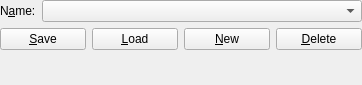
<ui version="4.0" >
 <author></author>
 <comment></comment>
 <exportmacro></exportmacro>
 <class>GroupOptionsBase</class>
 <widget class="QWidget" name="GroupOptionsBase" >
  <property name="geometry" >
   <rect>
    <x>0</x>
    <y>0</y>
    <width>362</width>
    <height>85</height>
   </rect>
  </property>
  <layout class="QGridLayout" >
   <property name="margin" >
    <number>0</number>
   </property>
   <property name="spacing" >
    <number>6</number>
   </property>
   <item row="0" column="0" >
    <widget class="QLabel" name="l_name" >
     <property name="text" >
      <string>N&amp;ame:</string>
     </property>
     <property name="buddy" >
      <cstring>ps_name</cstring>
     </property>
    </widget>
   </item>
   <item row="1" column="0" colspan="2" >
    <layout class="QHBoxLayout" >
     <property name="margin" >
      <number>0</number>
     </property>
     <property name="spacing" >
      <number>6</number>
     </property>
     <item>
      <widget class="QPushButton" name="ps_store" >
       <property name="sizePolicy" >
        <sizepolicy>
         <hsizetype>3</hsizetype>
         <vsizetype>1</vsizetype>
         <horstretch>0</horstretch>
         <verstretch>0</verstretch>
        </sizepolicy>
       </property>
       <property name="text" >
        <string>&amp;Save</string>
       </property>
      </widget>
     </item>
     <item>
      <widget class="QPushButton" name="ps_recall" >
       <property name="sizePolicy" >
        <sizepolicy>
         <hsizetype>3</hsizetype>
         <vsizetype>1</vsizetype>
         <horstretch>0</horstretch>
         <verstretch>0</verstretch>
        </sizepolicy>
       </property>
       <property name="text" >
        <string>&amp;Load</string>
       </property>
      </widget>
     </item>
     <item>
      <widget class="QPushButton" name="ps_new" >
       <property name="sizePolicy" >
        <sizepolicy>
         <hsizetype>3</hsizetype>
         <vsizetype>1</vsizetype>
         <horstretch>0</horstretch>
         <verstretch>0</verstretch>
        </sizepolicy>
       </property>
       <property name="text" >
        <string>&amp;New</string>
       </property>
      </widget>
     </item>
     <item>
      <widget class="QPushButton" name="ps_del" >
       <property name="sizePolicy" >
        <sizepolicy>
         <hsizetype>3</hsizetype>
         <vsizetype>1</vsizetype>
         <horstretch>0</horstretch>
         <verstretch>0</verstretch>
        </sizepolicy>
       </property>
       <property name="text" >
        <string>&amp;Delete</string>
       </property>
      </widget>
     </item>
    </layout>
   </item>
   <item row="0" column="1" >
    <widget class="QComboBox" name="ps_name" >
     <property name="sizePolicy" >
      <sizepolicy>
       <hsizetype>3</hsizetype>
       <vsizetype>0</vsizetype>
       <horstretch>0</horstretch>
       <verstretch>0</verstretch>
      </sizepolicy>
     </property>
    </widget>
   </item>
   <item row="2" column="1" >
    <spacer>
     <property name="orientation" >
      <enum>Qt::Vertical</enum>
     </property>
     <property name="sizeType" >
      <enum>QSizePolicy::Expanding</enum>
     </property>
     <property name="sizeHint" >
      <size>
       <width>150</width>
       <height>16</height>
      </size>
     </property>
    </spacer>
   </item>
  </layout>
 </widget>
 <layoutdefault spacing="6" margin="11" />
 <pixmapfunction>qPixmapFromMimeSource</pixmapfunction>
 <tabstops>
  <tabstop>ps_name</tabstop>
  <tabstop>ps_store</tabstop>
  <tabstop>ps_recall</tabstop>
  <tabstop>ps_new</tabstop>
  <tabstop>ps_del</tabstop>
 </tabstops>
 <resources/>
 <connections/>
</ui>
